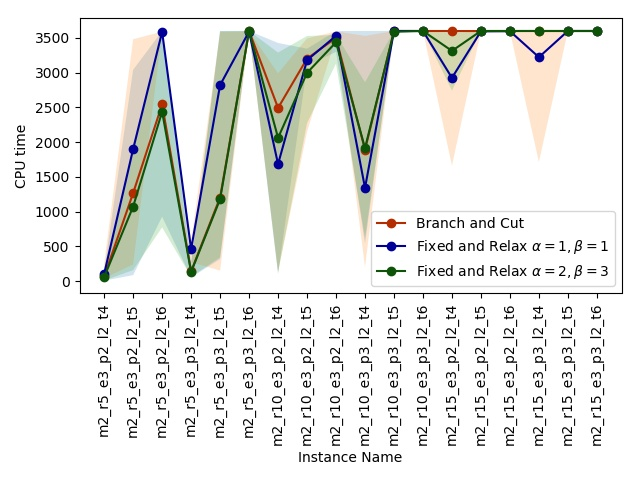

The Python source for this figure:
#data visualization
#time performance
import matplotlib.pyplot as plt
import pandas as pd
import argparse
import math

class VersionData:
    def __init__(self, version, BandC, FandR11, FandR23):
        self.version = version
        self.BandC = BandC
        self.FandR11 = FandR11
        self.FandR23 = FandR23
        

class ItemData:
    def __init__(self, testcase):
        self.testcase =  testcase
        self.versionlist = []

    def add(self, version, BandC, FandR11, FandR23):
        self.versionlist.append(VersionData(version, BandC, FandR11, FandR23))

    def get_BandC_times(self):
        return [v.BandC for v in self.versionlist if not math.isnan(v.BandC) ]
    
    def get_FandR11_times(self):
        return [v.FandR11 for v in self.versionlist if not math.isnan(v.FandR11)]

    def get_FandR23_times(self):
        return [v.FandR23 for v in self.versionlist if not math.isnan(v.FandR23)]

    
def create_parser():
    parser = argparse.ArgumentParser(prog = "timevisualization")
    parser.add_argument("-d", "--datafile", type = str, default = "data1.csv")
    return parser

def load_algorith_time_performance(customFrame):
    performance = {}
    for index, row in customFrame.iterrows():
        testcaseinfo = row['Instance'].split('_ver')
        testcase = testcaseinfo[0]
        version = int(testcaseinfo[1])
        BandC = row['Branch_and_Cut_CPU_time']
        FandR11 = row['Fixed_and_Relax_alpha1beta1_CPU_time']
        FandR23 = row['Fixed_and_Relax_alpha2beta3_CPU_time']
        if not testcase in performance:
            performance[testcase] = ItemData(testcase)
        performance[testcase].add(version, BandC, FandR11, FandR23)
    return performance
        
def plot_time_performance(performanceData):
    plt.clf()
    testid = range(1, len(performanceData)+1)
    testnames = [k for k in performanceData.keys()]
    BandC_mean = [sum(i.get_BandC_times())/len(i.get_BandC_times()) for i in performanceData.values()]
    BandC_min = [min(i.get_BandC_times()) for i in performanceData.values()]
    BandC_max = [max(i.get_BandC_times()) for i in performanceData.values()]
    plt.plot(testid, BandC_mean, "o-", color="#b32d00", label="Branch and Cut")
    plt.fill_between(testid, BandC_min, BandC_max, alpha=0.2)
    FandR11_mean = [sum(i.get_FandR11_times())/len(i.get_FandR11_times()) for i in performanceData.values()]
    FandR11_min = [min(i.get_FandR11_times()) for i in performanceData.values()]
    FandR11_max = [max(i.get_FandR11_times()) for i in performanceData.values()]
    plt.plot(testid, FandR11_mean, "o-", color="#000099", label="Fixed and Relax "+r"$\alpha=1, \beta=1$")
    plt.fill_between(testid, FandR11_min, FandR11_max, alpha=0.2)
    FandR23_mean = [sum(i.get_FandR23_times())/len(i.get_FandR23_times()) for i in performanceData.values()]
    FandR23_min = [min(i.get_FandR23_times()) for i in performanceData.values()]
    FandR23_max = [max(i.get_FandR23_times()) for i in performanceData.values()]
    plt.plot(testid, FandR23_mean, "o-", color="#0d5409", label="Fixed and Relax "+r"$\alpha=2, \beta=3$")
    plt.fill_between(testid, FandR23_min, FandR23_max, alpha=0.2)
    plt.legend()
    plt.xticks(testid, testnames, rotation='vertical')
    plt.xlabel("Instance Name")
    plt.ylabel("CPU time")
    plt.tight_layout()
    plt.show()


def main():
    parser = create_parser()
    args = parser.parse_args()

    #time performance
    mydata = pd.read_csv(args.datafile, usecols=['Instance', 'Status_obj', 'Branch_and_Cut_CPU_time', 'Fixed_and_Relax_alpha1beta1_CPU_time', 'Fixed_and_Relax_alpha2beta3_CPU_time'])
    myframe = pd.DataFrame(mydata)
    performance = load_algorith_time_performance(myframe)
    plot_time_performance(performance)

    





    
if __name__ == "__main__":
    main()
